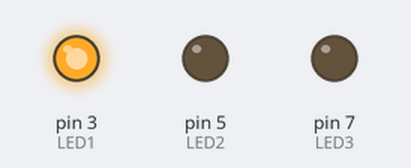
Recording of a program running on a simulated Raspberry Pi (header pin numbers). On the bench: output pins drawn as LEDs (lit = HIGH).

Above: at 0.5 s.
At 1.5 s:
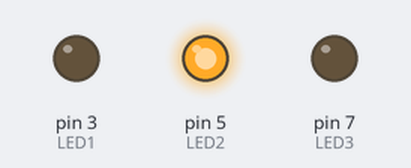
At 5.5 s:
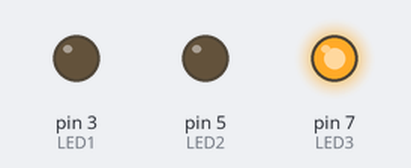
Timing chart, 0 to 6.9 s (numbered marks = the images above):
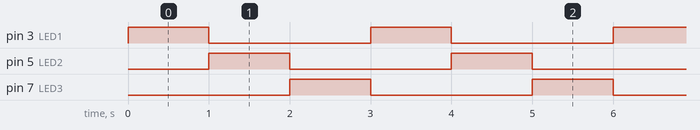

Measured:
- by itself, pin 3 (LED1), pin 5 (LED2), pin 7 (LED3): alternates HIGH for 1.0 s and LOW for 2.0 s
- by itself, everything shown: repeats every 3.0 s, in 3 steps

The program:

gpio2.py
```python
import RPi.GPIO as GPIO
import time

GPIO.setmode(GPIO.BOARD)
GPIO.setwarnings(False)

LED1 = 3
LED2 = 5
LED3 = 7

def main():
	GPIO.setup(LED1, GPIO.OUT, initial=GPIO.LOW)
	GPIO.setup(LED2, GPIO.OUT, initial=GPIO.LOW)
	GPIO.setup(LED3, GPIO.OUT, initial=GPIO.LOW)

	while 1:
		GPIO.output(LED1, GPIO.HIGH)
		GPIO.output(LED2, GPIO.LOW)
		GPIO.output(LED3, GPIO.LOW)
		time.sleep(1)

		GPIO.output(LED1, GPIO.LOW)
		GPIO.output(LED2, GPIO.HIGH)
		GPIO.output(LED3, GPIO.LOW)
		time.sleep(1)

		GPIO.output(LED1, GPIO.LOW)
		GPIO.output(LED2, GPIO.LOW)
		GPIO.output(LED3, GPIO.HIGH)
		time.sleep(1)

if __name__=='__main__':
	main()
```
